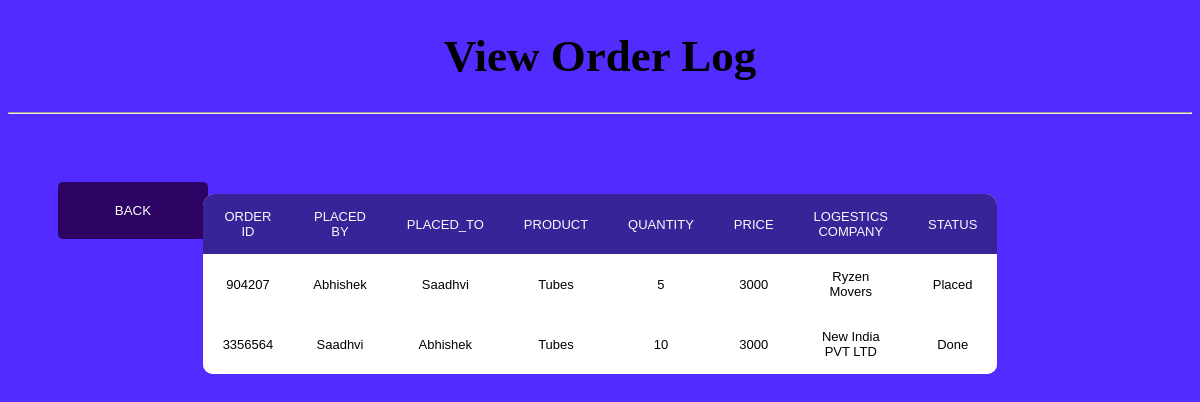
Page /SCM/orders_log.php on the committed database.
### tables this page shows
CREATE TABLE `orders` (
  `Order_id` int(11) NOT NULL,
  `Placed_by` varchar(13) NOT NULL,
  `Placed_to` varchar(13) NOT NULL,
  `Product_id` int(11) NOT NULL,
  `Quantity` int(11) NOT NULL,
  `Price` int(11) NOT NULL,
  `Log_company_id` int(11) NOT NULL,
  `Status` varchar(25) NOT NULL
);

CREATE TABLE `user` (
  `User_id` varchar(13) NOT NULL,
  `Username` varchar(50) NOT NULL,
  `Class_id` int(11) NOT NULL,
  `Phone` bigint(20) NOT NULL,
  `Email` varchar(50) NOT NULL,
  `Location` varchar(25) NOT NULL,
  `Inventory_id` int(11) DEFAULT NULL,
  `Catalogue_id` int(11) DEFAULT NULL
);

CREATE TABLE `product` (
  `Product_id` int(11) NOT NULL,
  `Product_name` varchar(25) NOT NULL,
  `Product_type` varchar(25) NOT NULL,
  `Price` int(11) NOT NULL
);

CREATE TABLE `logistic_company` (
  `Company_id` int(11) NOT NULL,
  `Company_name` varchar(25) NOT NULL,
  `Location` varchar(25) NOT NULL,
  `Mode_of_transportation` varchar(25) NOT NULL
);

### SCM/orders_log.php (the view, shortened to what this page needs)
<!DOCTYPE html>
<html lang="en">
    <head>
        <link rel="stylesheet" type="text/css" href="./styles/orders_log.css">
    </head>
    <body>
        <h1 style="text-align : center; font-size:45px;">View Order Log </h1>
        <button type="button" class="backbtn" onclick="window.history.back()">Back</button>
    <hr>
    <div class="tableClass">
        <table id='info_table' class="rwd-table">
            <tr>
                <th>Order id</th>
                <th>Placed by</th>
                <th>Placed_to</th>
                <th>Product</th>
                <th>Quantity</th>
                <th>Price</th>
                <th>Logestics Company</th>
                <th>Status</th>
            </tr>
            <?php
            $server = "localhost";
            $username = "root";
            $password = "";
            $con = mysqli_connect($server, $username, $password);
            $sql = "SELECT O.Order_id, B.Username Placed_by, T.Username Placed_to, P.Product_name, O.Quantity, P.Price, L.Company_name, O.Status from scm.orders O inner join scm.user B on O.Placed_by = B.User_id inner join scm.user T on O.Placed_to = T.User_id inner join scm.product P on O.Product_id = P.Product_id inner join scm.logistic_company L on O.Log_company_id = L.Company_id";
            $result = $con->query($sql);
            $count = mysqli_num_rows($result);
            if ($count > 0) {
                while ($row = $result->fetch_assoc()) {
                    echo "<tr><td>" . $row["Order_id"] . "</td><td>" . $row["Placed_by"] . "</td><td>" . $row["Placed_to"] . "</td><td>" . $row["Product_name"] . "</td><td>" . $row["Quantity"] . "</td><td>" . $row["Price"] . "</td><td>" . $row["Company_name"] . "</td><td>" . $row["Status"] . "</td></tr>";
                }
            }
            ?>
        </table>
    </div>
</body>
</html>

### SCM/styles/orders_log.css (style rules this page uses)
body { background-color: rgb(82, 43, 255); color: #000; }
::placeholder { color: rgb(0, 0, 0); opacity: 0.3; }
table { margin: 80px auto; position: relative; z-index: 2; width: 60%; left: auto; border-collapse: collapse; border-spacing: 0; border-radius: 12px 12px 10px 10px; overflow: hidden; font-size: 10px; }
td , th { padding: 15px 20px; text-align: center; background-color: #fff; font-size: 13px; }
th { background-color: rgba(31, 6, 141, 0.877); color: #fafafa; font-family: 'Nunito Sans', sans-serif; font-weight: 200; text-transform: uppercase; }
tr { width: 100%; background-color: #fafafa; font-family: 'Nunito Sans', sans-serif; }
tr:nth-child(even) { background-color: #eeeeee; }
.backbtn { position: absolute; margin-top: 70px; margin-left: 50px; color: #fff ; text-transform: uppercase; text-decoration: none; background: #2c0363; padding: 20px; border-radius: 5px; width: 150px; height: 57px; display: inline; border: none; transition: all 0.4s ease 0s }

### rows in the picture
orders: Order_id "904207", user.Username "Abhishek", Placed_to.Username "Saadhvi", Product.Product_name "Tubes", Quantity "5", Product.Price "3000", Log_company.Company_name "Ryzen Movers", Status "Placed"
orders: Order_id "3356564", user.Username "Saadhvi", Placed_to.Username "Abhishek", Product.Product_name "Tubes", Quantity "10", Product.Price "3000", Log_company.Company_name "New India PVT LTD", Status "Done"
